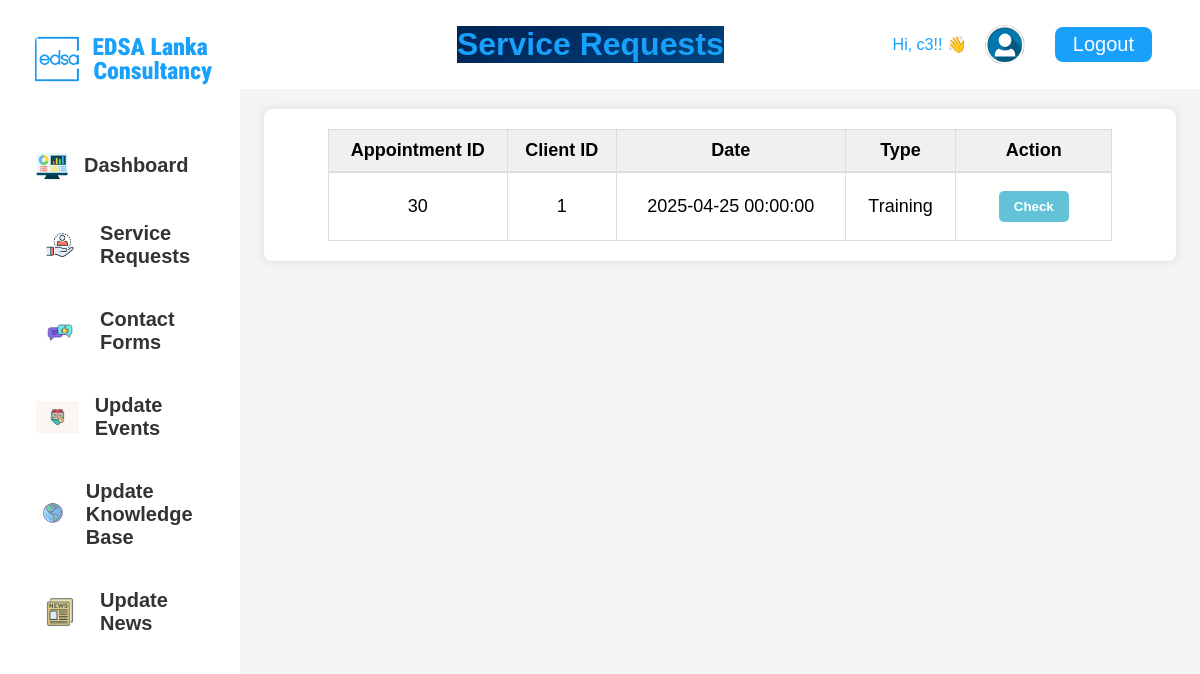
Page /companyworkers/servicerequest/servicerequest.php (signed in) on the committed database.
### tables this page shows
CREATE TABLE `appointments` (
  `appointment_id` int(11) NOT NULL,
  `provider_id` int(11) DEFAULT NULL,
  `client_id` int(11) DEFAULT NULL,
  `appointment_date` datetime DEFAULT NULL,
  `status` varchar(255) DEFAULT NULL,
  `created_at` timestamp NOT NULL DEFAULT current_timestamp(),
  `service_type` varchar(100) NOT NULL,
  `message` varchar(1000) NOT NULL
);

### companyworkers/servicerequest/servicerequest.php (the view, shortened to what this page needs)
<?php
  $username = $_SESSION['username'];
?>
<!DOCTYPE html>
<html lang="en">
  <head>
    <link rel="stylesheet" href="style.css">
  </head>
  <body>
    <div class="container">
      <div class="sidebar">
        <div class="logo">
          <img src="../images/logo.png" alt="EDSA Lanka Consultancy Logo">
        </div>
        <ul class="menu">
          <li>
            <a href="../dashboard/dashboard.php">
              <button>
                <img src="../images/dashboard.png" alt="Dashboard">
                Dashboard
              </button>
            </a>
          </li>
          <li>
            <a href="servicerequest.php">
              <button>
                <img src="../images/service.jpg" alt="servicerequest">
                Service Requests
              </button>
            </a>
          </li>
          <li>
            <a href="../contactforums/contactforum.html">
              <button>
                <img src="../images/contact forms.jpg" alt="contactforms">
                Contact Forms
                </button>
            </a>
          </li>
          <li>
            <a href="../updateevents/updateevents.php">
              <button>
                <img src="../images/events.jpg" alt="events">
                Update Events
              </button>
            </a>
          </li>
          <li>
            <a href="../updateknowlgebase/initial.php">
              <button>
                <img src="../images/knowlegdebase.jpg" alt="knowldgedebase">
                Update Knowledge Base
              </button>
            </a>
          </li>
          <li>
            <a href="../updatenews/initial.php">
              <button>
                <img src="../images/news.jpg" alt="News">
                Update News
              </button>
            </a>
          </li>
        </ul>
      </div>
      <div class="main-wrapper">
        <div class=" navbar1">
          <div class="controls card1">
            <h1>Service Requests</h1>
          </div>
          <div class="profile">
            <p>Hi, <?php echo $username ?>!! 👋</p>
            <a href="../SP_Profile/Profile.html">
              <img src="../images/user.png" alt="Profile">
            </a>
          </div>
          <a href="../../Login/Logout.php" class="logout">Logout</a>
        </div>
        <div class="main-container">
          <div class="table-container">
            <table class="table">
              <thead>
                <tr>
                  <th>Appointment ID</th>
                  <th>Client ID</th>
                  <th>Date</th>
                  <th>Type</th>
                  <th>Action</th>
                </tr>
              </thead>
              <tbody>
                <?php
                $sql = "SELECT * FROM appointments WHERE status = 'Pending'";
                $result = mysqli_query($con, $sql);
                if ($result) {
                  while ($row = mysqli_fetch_assoc($result)) {
                    $appointment_id = $row['appointment_id'];
                    $client_id = $row['client_id'];
                    $appointment_date = $row['appointment_date'];
                    $service_type = $row['service_type'];
                    echo '<tr>
                      <td>' . $appointment_id . '</td>
                      <td>' . $client_id . '</td>
                      <td>' . $appointment_date . '</td>
                      <td>' . $service_type . '</td>
                      <td>
                        <button><a href="assign.php?update_id=' . $appointment_id . '">Check</a></button>
                      </td>
                    </tr>';
                  }
                }
                ?>
              </tbody>
            </table>
          </div>
        </div>
      </div>
    </div>
  </body>
</html>

### companyworkers/servicerequest/style.css (style rules this page uses)
* { margin: 0; padding: 0; box-sizing: border-box; }
body { font-family: Arial, sans-serif; background-color: #f4f4f4; min-height: 100vh; overflow-x: hidden; }
.container { display: flex; width: 100%; }
.sidebar { background-color: white; width: 20vw; padding: 3vh; display: flex; flex-direction: column; align-items: center; position: fixed; height: 100vh; }
.sidebar .logo img { width: 100%; max-width: 20vw; margin-bottom: 5vh; }
.menu { list-style: none; width: 100%; }
.menu li { margin-bottom: 2vh; }
.menu a { text-decoration: none; }
.menu button { display: flex; align-items: center; font-size: 2.5vh; font-weight: bold; width: 100%; padding: 1.5vh; color: #333; background-color: #fff; border: none; cursor: pointer; text-align: left; border-radius: 1vh; gap: 1vh; text-decoration: none; }
.menu img { width: auto; height: 4vh; object-fit: contain; margin-right: 1vh; }
.main-wrapper { width: 80vw; margin-left: 20vw; flex: 1; display: flex; flex-direction: column; overflow-x: hidden; }
.navbar1 { width: 80vw; background-color: white; color: #18A0FB; margin-left: 0; padding: 2vh 4vw; z-index: 2; display: flex; justify-content: flex-end; align-items: center; }
.navbar1 a { color: #18A0FB; text-decoration: none; font-size: 2.5vh; padding: 0.8vh 1.5vw; margin-left: 1.5vw; border-radius: 1vh; display: flex; align-items: center; justify-content: center; }
.navbar1 a img { max-width: 100%; max-height: 100%; width: 5vh; height: 5vh; border-radius: 50%; }
.profile { display: flex; align-items: center; margin-right: 1vw; }
.profile a { padding: 0; background-color: #fff; border: none; cursor: pointer; border-radius: 50%; width: 5vh; height: 5vh; display: flex; justify-content: center; align-items: center; }
.logout { background-color: #18A0FB; color: white !important; }
.main-container { padding: 20px; width: 95%; box-sizing: border-box; background: #fff; margin: 20px auto; border-radius: 8px; box-shadow: 0 0 10px rgba(0, 0, 0, 0.1); }
.controls { display: flex; flex-direction: column; justify-content: center; background-color: #fff; margin: 10px auto; }
.card1 { background-image: url("../images/sunset.jpg"); }
.table-container { width: 90%; overflow-x: auto; margin-bottom: 20px; margin: 0 auto; }
.table { width: 100%; border-collapse: collapse; min-width: 600px; font-size: 18px; text-align: left; }
.table th, .table td { padding: 12px 15px; text-align: left; border-bottom: 1px solid #ddd; border: 1px solid #ddd; text-align: center; vertical-align: middle; }
.table thead tr { background-color: #f8f9fa; border-bottom: 2px solid #ddd; }
.table thead th { background-color: #f0f0f0; color: rgb(0, 0, 0); padding: 10px; border: 1px solid #ddd; text-align: center; }
.table td button { padding: 6px 12px; background-color: transparent; border: none; margin: 0 5px; cursor: pointer; }
.table td button a { display: inline-block; padding: 8px 15px; text-decoration: none; color: white; font-weight: bold; border-radius: 5px; transition: background-color 0.3s, transform 0.3s; }
.table td button a[href*="assign.php"] { background-color: #63c2d7; }

### rows in the picture
appointments: appointment_id "30", client "1", appointment_date "2025-04-25 00:00:00", service_type "Training"

### other values in the picture
$username "c3"
